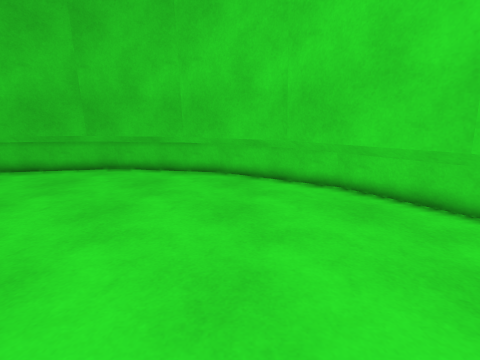
[1] (above)

17 first-person views from a walk through a Unity game level. The camera is 1.3 m above the floor, tilts 12° down and sees 85° across. The floor is counted in squares, 0.5 m on a side. Each view is taken from the middle of a square. On the plan, view 1 faces up. The plan holds only what a view shows up to about 18 squares ahead; the rest is blank. The place goes on beyond the plan.

[2]
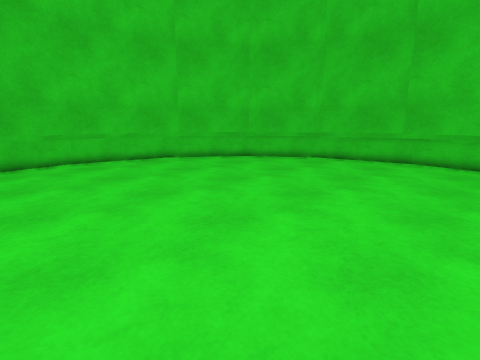

[3]
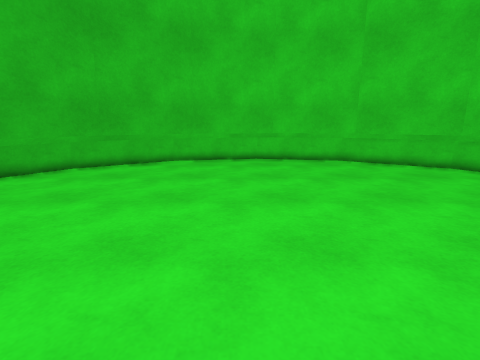

[4]
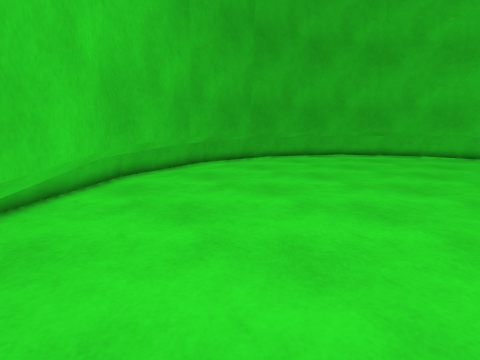

[5]
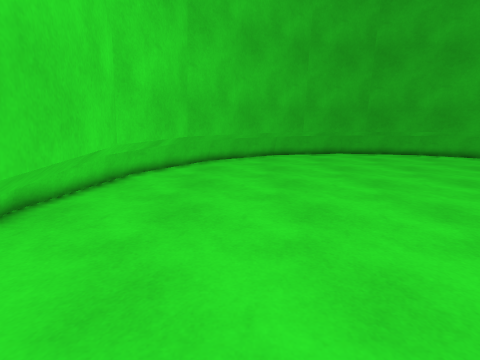

[6]
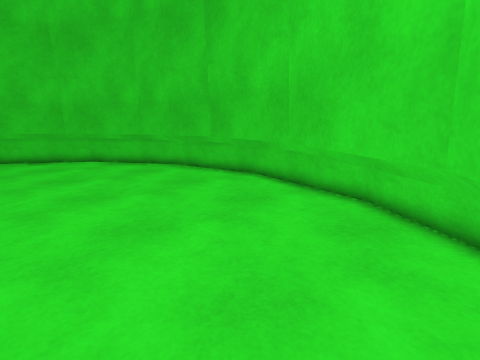

[7]
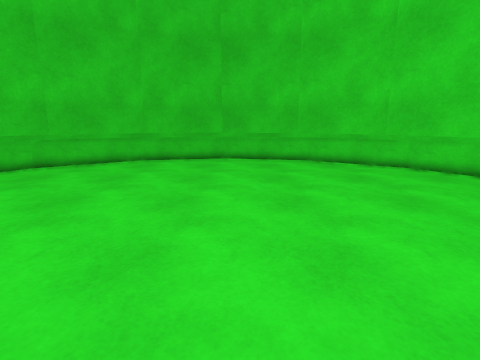

[8]
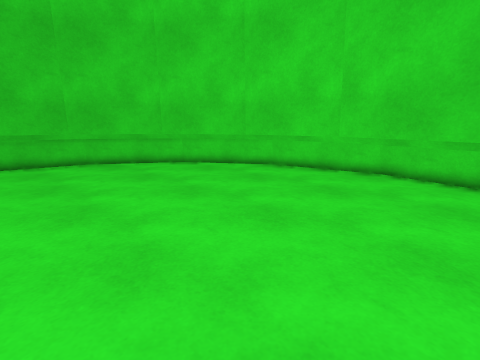

[9]
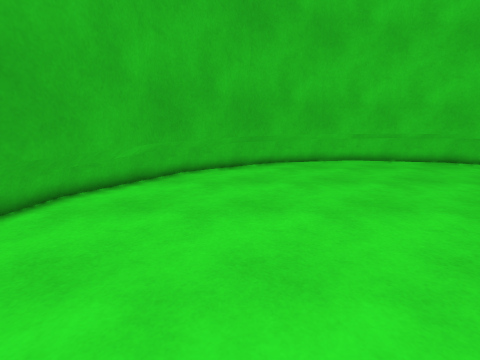

[10]
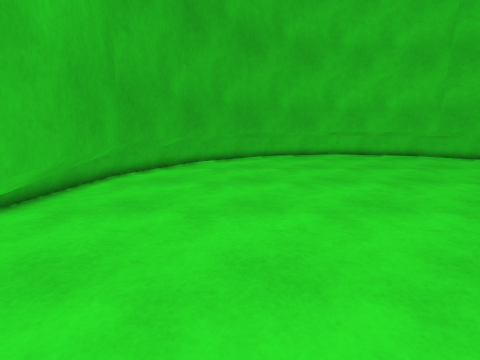

[11]
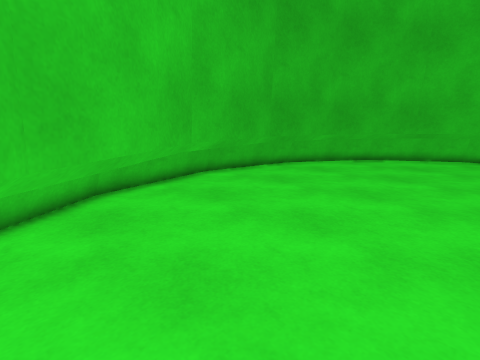

[12]
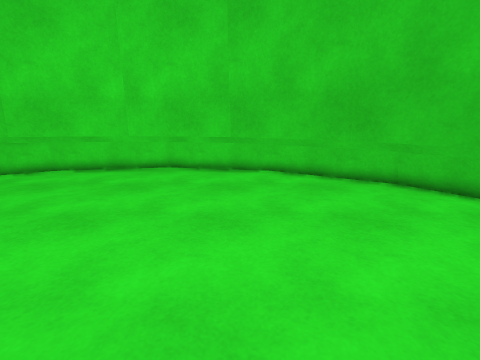

[13]
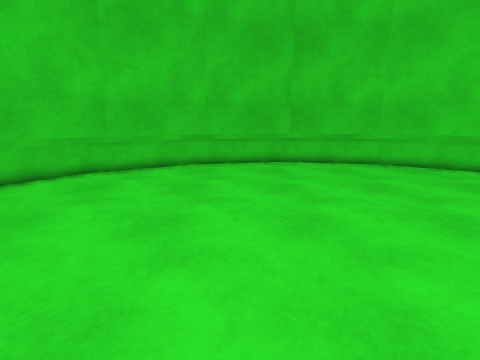

[14]
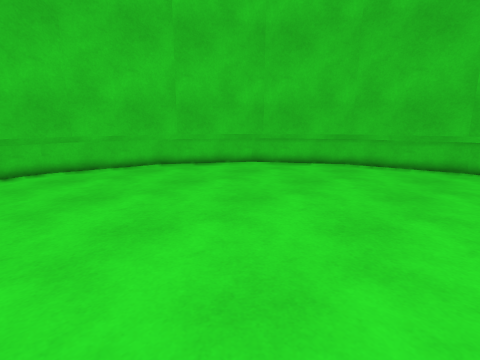

[15]
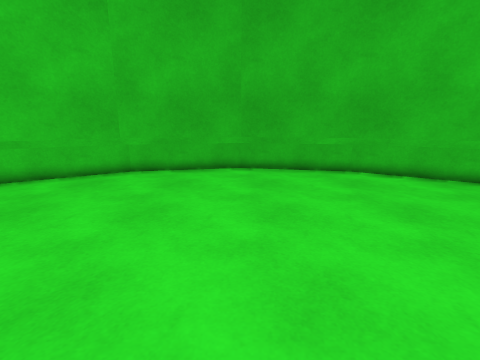

[16]
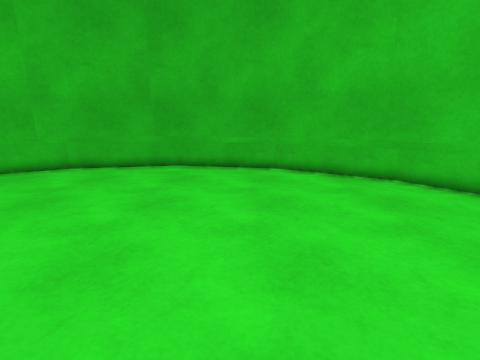

[17]
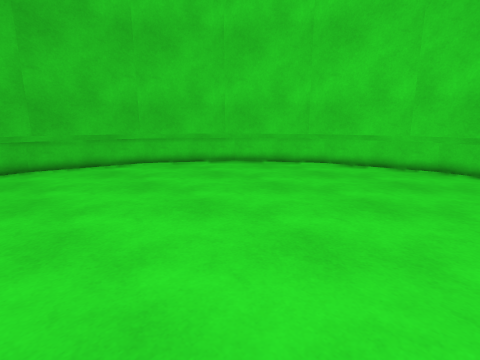

### Floor plan
Points are (right, up) in squares from view 1. A wall is a line through its corners. A room is listed if a view was taken in it or the views show most of it. See-through windows are left out.
Room 1 (views 1, 2, 3, 4, 5, 6, 7, 8, 9, 10, 11, 12, 13, 14, 15, 16, 17)
walls: (1.6, -8.6) (4.3, -4.6) (5.2, 0.1) (4.2, 4.8) (1.5, 8.8) (-2.4, 11.4) (-7.2, 12.3) (-11.8, 11.4) (-15.8, 8.7) (-18.5, 4.7) (-19.4, 0) (-18.4, -4.7) (-15.8, -8.7) (-11.7, -11.3) (-7.1, -12.2) (-2.4, -11.3) (1.6, -8.6)

Where each view was taken, in squares from view 1:
view 1: 0 up, 0 right, facing up
view 2: 5 down, 3 left, facing up-left
view 3: 2 down, 3 left, facing left
view 4: 2 down, 4 right, facing down-left
view 5: 7 up, 2 right, facing down
view 6: 5 up, 2 right, facing up-left
view 7: 5 down, 6 left, facing up
view 8: 5 down, 6 left, facing up-right
view 9: 9 down, 4 left, facing left
view 10: 9 down, 0 right, facing left
view 11: 5 down, 2 right, facing down-left
view 12: 5 down, 7 left, facing right
view 13: 3 down, 10 left, facing up
view 14: 3 down, 6 left, facing up-left
view 15: 1 down, 7 left, facing down
view 16: 0 up, 11 left, facing down
view 17: 3 down, 9 left, facing up-right
